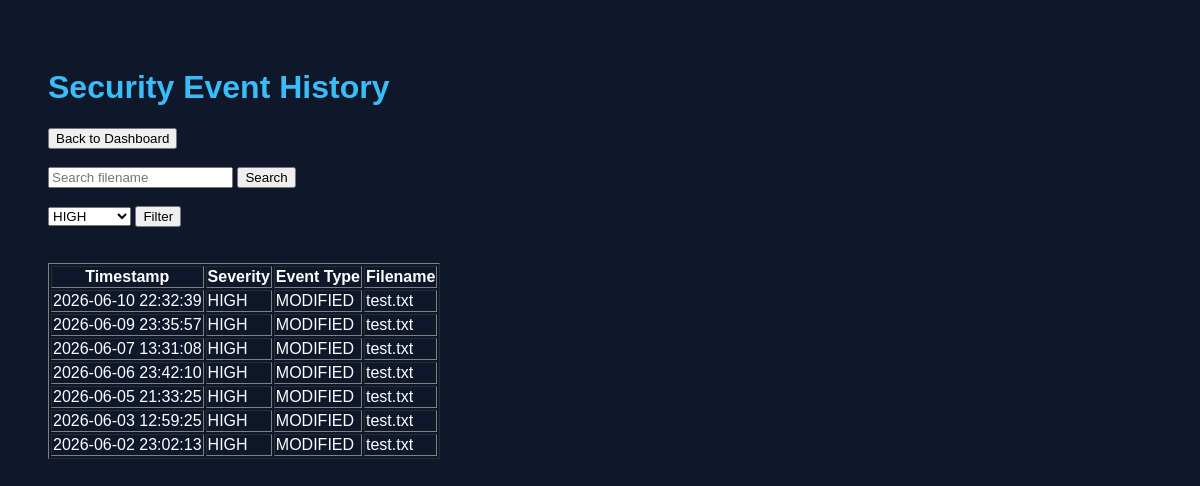
/history (signed in), run on an earlier commit of the app's database.
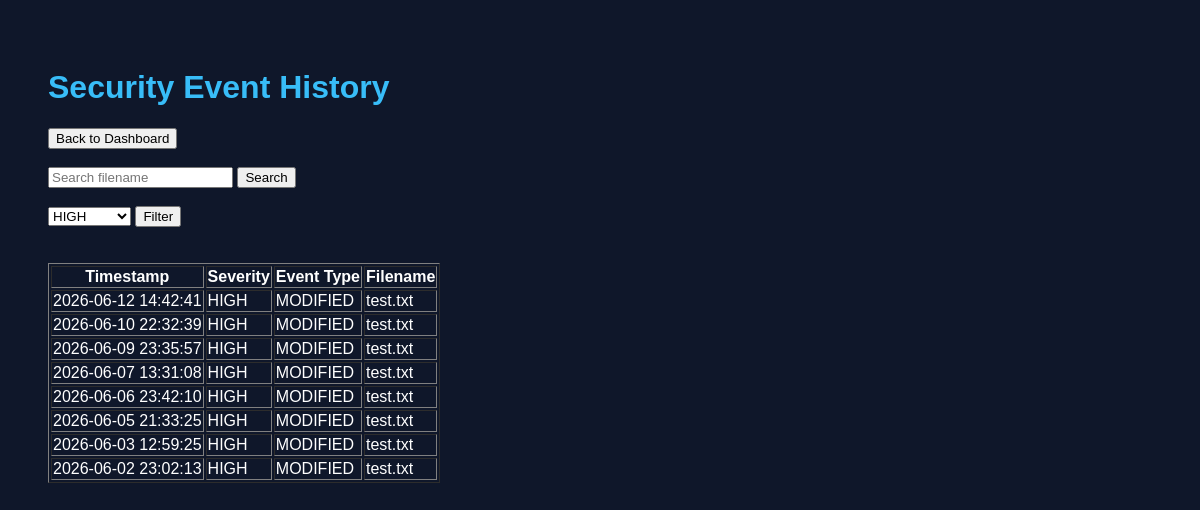
And on a later commit of the database.
### tables this page shows
CREATE TABLE security_events (

            id INTEGER PRIMARY KEY AUTOINCREMENT,
            timestamp TEXT,
            severity TEXT,
            event_type TEXT,
            filename TEXT

        );

### app.py (the view)
@app.route("/history")
def history():
    if not session.get("logged_in"):
        return redirect("/login")
    events = get_all_events()
    return render_template(
        "history.html",
        events=events
    )

### src/database.py (called while the page is built)
def get_all_events():
    connection = sqlite3.connect(DB_PATH)
    cursor = connection.cursor()
    cursor.execute("""
        SELECT timestamp,
               severity,
               event_type,
               filename
        FROM security_events
        ORDER BY id DESC
    """)
    rows = cursor.fetchall()
    connection.close()
    return rows

### templates/history.html (shortened to what this page needs)
<!DOCTYPE html>
<html>
<head>
    <link rel="stylesheet"
          href="{{ url_for('static', filename='style.css') }}">
</head>
<body>
    <h1>Security Event History</h1>
    <a href="/">
        <button>Back to Dashboard</button>
    </a>
    <br><br>
    <form action="/search">
        <input
            type="text"
            name="filename"
            placeholder="Search filename">
        <button type="submit">
            Search
        </button>
    </form>
    <br>
    <form action="/filter">
        <select name="severity">
            <option value="HIGH">HIGH</option>
        </select>
        <button type="submit">
            Filter
        </button>
    </form>
    <br><br>
    <table border="1">
        <tr>
            <th>Timestamp</th>
            <th>Severity</th>
            <th>Event Type</th>
            <th>Filename</th>
        </tr>
        {% for event in events %}
        <tr>
            <td>{{ event[0] }}</td>
            <td>{{ event[1] }}</td>
            <td>{{ event[2] }}</td>
            <td>{{ event[3] }}</td>
        </tr>
        {% endfor %}
    </table>
</body>
</html>

### static/style.css (style rules this page uses)
body { background-color: #0f172a; color: white; font-family: Arial, sans-serif; padding: 40px; }
h1 { color: #38bdf8; }

What changed in the data, as far as the page shows it:
added security_events: timestamp "2026-06-12 14:42:41", severity "HIGH", event_type "MODIFIED", filename "test.txt"
